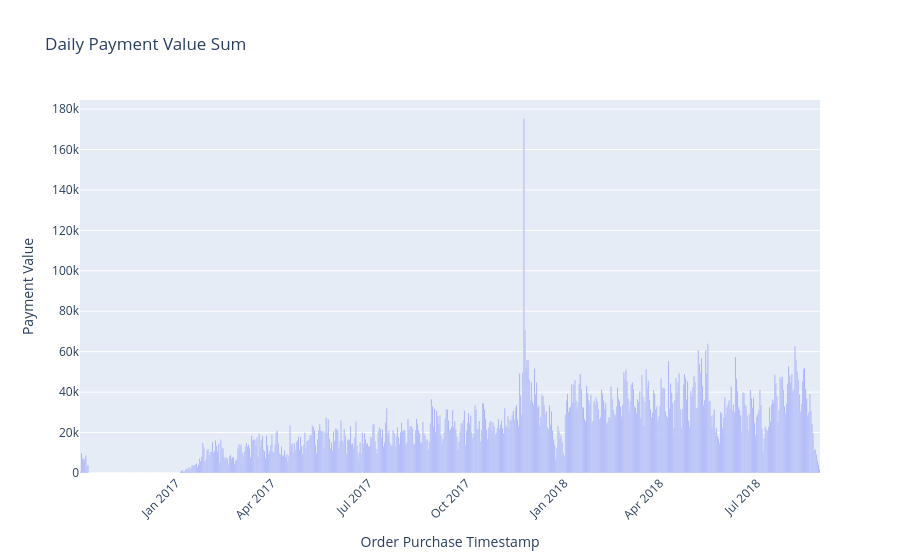

The code cell stored with this chart in its notebook:
### Code cell
#일간 매출 내역 시각화: 

import plotly.express as px

fig = px.bar(
    x = merged_order_date_sum.index,
    y = merged_order_date_sum["payment_value"],
    title = "Daily Payment Value Sum",
    labels ={
        "x" :"Order Purchase Timestamp",
        "y" : "Payment Value"
    }
)

fig.update_layout(xaxis_tickangle=-45)

fig.show()

### Figure 1 — Plotly figure (JSON) as saved in the notebook; plotly's stock layout.template omitted (floating-point values rounded to 4 significant figures; data arrays with more than 128 entries replaced by an {"elided": "..."} marker saying what was removed)
{"data": [{"alignmentgroup": "True", "hovertemplate": "Order Purchase Timestamp=%{x}<br>Payment Value=%{y}<extra></extra>", "legendgroup": "", "marker": {"color": "#636efa", "pattern": {"shape": ""}}, "name": "", "offsetgroup": "", "orientation": "v", "showlegend": false, "textposition": "auto", "type": "bar", "x": {"elided": "696 str values"}, "xaxis": "x", "y": {"elided": "696 float values"}, "yaxis": "y"}], "layout": {"barmode": "relative", "legend": {"tracegroupgap": 0}, "title": {"text": "Daily Payment Value Sum"}, "xaxis": {"anchor": "y", "domain": [0, 1], "tickangle": -45, "title": {"text": "Order Purchase Timestamp"}}, "yaxis": {"anchor": "x", "domain": [0, 1], "title": {"text": "Payment Value"}}}}
